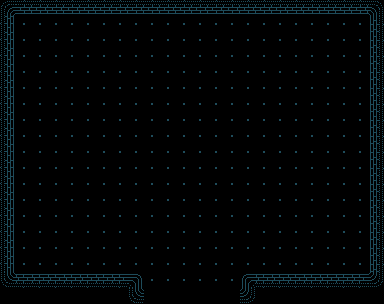

A 2D game scene composited from a Tiled map and its tileset images. What follows is a short description and the map's XML, with every tile layer's data as written:
An orthogonal 24x19 tile map with 16x16 px tiles, 2 tile layers (Floor, Walls), 2 tilesets and 13 objects (5x Gravestone, 5x Burial Mound, T_Nest, S_Nest).

<map version="1.5" tiledversion="1.7.2" orientation="orthogonal" renderorder="right-down" width="24" height="19" tilewidth="16" tileheight="16" infinite="0" nextlayerid="6" nextobjectid="28">
 <tileset firstgid="1" source="../../Floor.tsx" />
 <tileset firstgid="129" source="Sprites.tsx" />
 <layer id="2" name="Floor" width="24" height="19">
  <data encoding="csv">
1,1,1,1,1,1,1,1,1,1,1,1,1,1,1,1,1,1,1,1,1,1,1,1,
1,1,1,1,1,1,1,1,1,1,1,1,1,1,1,1,1,1,1,1,1,1,1,1,
1,1,1,1,1,1,1,1,1,1,1,1,1,1,1,1,1,1,1,1,1,1,1,1,
1,1,1,1,1,1,1,1,1,1,1,1,1,1,1,1,1,1,1,1,1,1,1,1,
1,1,1,1,1,1,1,1,1,1,1,1,1,1,1,1,1,1,1,1,1,1,1,1,
1,1,1,1,1,1,1,1,1,1,1,1,1,1,1,1,1,1,1,1,1,1,1,1,
1,1,1,1,1,1,1,1,1,1,1,1,1,1,1,1,1,1,1,1,1,1,1,1,
1,1,1,1,1,1,1,1,1,1,1,1,1,1,1,1,1,1,1,1,1,1,1,1,
1,1,1,1,1,1,1,1,1,1,1,1,1,1,1,1,1,1,1,1,1,1,1,1,
1,1,1,1,1,1,1,1,1,1,1,1,1,1,1,1,1,1,1,1,1,1,1,1,
1,1,1,1,1,1,1,1,1,1,1,1,1,1,1,1,1,1,1,1,1,1,1,1,
1,1,1,1,1,1,1,1,1,1,1,1,1,1,1,1,1,1,1,1,1,1,1,1,
1,1,1,1,1,1,1,1,1,1,1,1,1,1,1,1,1,1,1,1,1,1,1,1,
1,1,1,1,1,1,1,1,1,1,1,1,1,1,1,1,1,1,1,1,1,1,1,1,
1,1,1,1,1,1,1,1,1,1,1,1,1,1,1,1,1,1,1,1,1,1,1,1,
1,1,1,1,1,1,1,1,1,1,1,1,1,1,1,1,1,1,1,1,1,1,1,1,
1,1,1,1,1,1,1,1,1,1,1,1,1,1,1,1,1,1,1,1,1,1,1,1,
1,1,1,1,1,1,1,1,1,1,1,1,1,1,1,1,1,1,1,1,1,1,1,1,
0,0,0,0,0,0,0,0,0,0,0,0,0,0,0,0,0,0,0,0,0,0,0,0
</data>
 </layer>
 <layer id="1" name="Walls" width="24" height="19">
  <data encoding="csv">
50,21,21,21,21,21,21,21,21,21,21,21,21,21,21,21,21,21,21,21,21,21,21,49,
35,0,0,0,0,0,0,0,0,0,0,0,0,0,0,0,0,0,0,0,0,0,0,34,
35,0,0,0,0,0,0,0,0,0,0,0,0,0,0,0,0,0,0,0,0,0,0,34,
35,0,0,0,0,0,0,0,0,0,0,0,0,0,0,0,0,0,0,0,0,0,0,34,
35,0,0,0,0,0,0,0,0,0,0,0,0,0,0,0,0,0,0,0,0,0,0,34,
35,0,0,0,0,0,0,0,0,0,0,0,0,0,0,0,0,0,0,0,0,0,0,34,
35,0,0,0,0,0,0,0,0,0,0,0,0,0,0,0,0,0,0,0,0,0,0,34,
35,0,0,0,0,0,0,0,0,0,0,0,0,0,0,0,0,0,0,0,0,0,0,34,
35,0,0,0,0,0,0,0,0,0,0,0,0,0,0,0,0,0,0,0,0,0,0,34,
35,0,0,0,0,0,0,0,0,0,0,0,0,0,0,0,0,0,0,0,0,0,0,34,
35,0,0,0,0,0,0,0,0,0,0,0,0,0,0,0,0,0,0,0,0,0,0,34,
35,0,0,0,0,0,0,0,0,0,0,0,0,0,0,0,0,0,0,0,0,0,0,34,
35,0,0,0,0,0,0,0,0,0,0,0,0,0,0,0,0,0,0,0,0,0,0,34,
35,0,0,0,0,0,0,0,0,0,0,0,0,0,0,0,0,0,0,0,0,0,0,34,
35,0,0,0,0,0,0,0,0,0,0,0,0,0,0,0,0,0,0,0,0,0,0,34,
35,0,0,0,0,0,0,0,0,0,0,0,0,0,0,0,0,0,0,0,0,0,0,34,
35,0,0,0,0,0,0,0,0,0,0,0,0,0,0,0,0,0,0,0,0,0,0,34,
37,33,33,33,33,33,33,33,60,0,0,0,0,0,0,59,33,33,33,33,33,33,33,36,
0,0,0,0,0,0,0,0,37,0,0,0,0,0,0,36,0,0,0,0,0,0,0,0
</data>
 </layer>
 <objectgroup id="3" name="Objects">
  <object id="3" gid="131" x="192" y="313" width="96" height="50" rotation="180" />
  <object id="8" template="../../Object.tx" name="Gravestone" gid="139" x="240" y="51" width="25" height="28">
   <properties>
    <property name="AutoCollider" type="bool" value="true" />
    <property name="ColliderHeightP" type="float" value="50" />
    <property name="ColliderOffsetY" type="float" value="7" />
    <property name="ColliderWidthP" type="float" value="100" />
    <property name="Depth" type="bool" value="true" />
    <property name="Interaction" value="Tombstone" />
    <property name="Solid" type="bool" value="true" />
   </properties>
  </object>
  <object id="13" template="../../Object.tx" name="Burial Mound" gid="140" x="241" y="84" width="25" height="36">
   <properties>
    <property name="AutoCollider" type="bool" value="true" />
    <property name="Depth" type="bool" value="false" />
    <property name="Interaction" value="BurialMound" />
    <property name="RenderLayer" type="int" value="11" />
    <property name="Solid" type="bool" value="false" />
   </properties>
  </object>
  <object id="14" template="../../Object.tx" name="Gravestone" gid="139" x="192" y="51" width="25" height="28">
   <properties>
    <property name="AutoCollider" type="bool" value="true" />
    <property name="ColliderHeightP" type="float" value="50" />
    <property name="ColliderOffsetY" type="float" value="7" />
    <property name="ColliderWidthP" type="float" value="100" />
    <property name="Depth" type="bool" value="true" />
    <property name="Interaction" value="Tombstone" />
    <property name="Solid" type="bool" value="true" />
   </properties>
  </object>
  <object id="15" template="../../Object.tx" name="Burial Mound" gid="140" x="193" y="84" width="25" height="36">
   <properties>
    <property name="AutoCollider" type="bool" value="true" />
    <property name="Depth" type="bool" value="false" />
    <property name="Interaction" value="BurialMound" />
    <property name="RenderLayer" type="int" value="11" />
    <property name="Solid" type="bool" value="false" />
   </properties>
  </object>
  <object id="16" template="../../Object.tx" name="Gravestone" gid="139" x="142" y="51" width="25" height="28">
   <properties>
    <property name="AutoCollider" type="bool" value="true" />
    <property name="ColliderHeightP" type="float" value="50" />
    <property name="ColliderOffsetY" type="float" value="7" />
    <property name="ColliderWidthP" type="float" value="100" />
    <property name="Depth" type="bool" value="true" />
    <property name="Interaction" value="Tombstone" />
    <property name="Solid" type="bool" value="true" />
   </properties>
  </object>
  <object id="17" template="../../Object.tx" name="Burial Mound" gid="140" x="143" y="84" width="25" height="36">
   <properties>
    <property name="AutoCollider" type="bool" value="true" />
    <property name="Depth" type="bool" value="false" />
    <property name="Interaction" value="BurialMound" />
    <property name="RenderLayer" type="int" value="11" />
    <property name="Solid" type="bool" value="false" />
   </properties>
  </object>
  <object id="18" template="../../Object.tx" name="Gravestone" gid="139" x="94" y="51" width="25" height="28">
   <properties>
    <property name="AutoCollider" type="bool" value="true" />
    <property name="ColliderHeightP" type="float" value="50" />
    <property name="ColliderOffsetY" type="float" value="7" />
    <property name="ColliderWidthP" type="float" value="100" />
    <property name="Depth" type="bool" value="true" />
    <property name="Interaction" value="Tombstone" />
    <property name="Solid" type="bool" value="true" />
   </properties>
  </object>
  <object id="19" template="../../Object.tx" name="Burial Mound" gid="140" x="95" y="84" width="25" height="36">
   <properties>
    <property name="AutoCollider" type="bool" value="true" />
    <property name="Depth" type="bool" value="false" />
    <property name="Interaction" value="BurialMound" />
    <property name="RenderLayer" type="int" value="11" />
    <property name="Solid" type="bool" value="false" />
   </properties>
  </object>
  <object id="22" template="../../Object.tx" name="Gravestone" gid="139" x="288" y="51" width="25" height="28">
   <properties>
    <property name="AutoCollider" type="bool" value="true" />
    <property name="ColliderHeightP" type="float" value="50" />
    <property name="ColliderOffsetY" type="float" value="7" />
    <property name="ColliderWidthP" type="float" value="100" />
    <property name="Depth" type="bool" value="true" />
    <property name="Interaction" value="Tombstone" />
    <property name="Solid" type="bool" value="true" />
   </properties>
  </object>
  <object id="23" template="../../Object.tx" name="Burial Mound" gid="140" x="289" y="84" width="25" height="36">
   <properties>
    <property name="AutoCollider" type="bool" value="true" />
    <property name="Depth" type="bool" value="false" />
    <property name="Interaction" value="BurialMound" />
    <property name="RenderLayer" type="int" value="11" />
    <property name="Solid" type="bool" value="false" />
   </properties>
  </object>
 </objectgroup>
 <objectgroup id="5" name="Transitions">
  <object id="1" name="T_Nest" x="144" y="288" width="96" height="16" />
  <object id="2" name="S_Nest" x="192" y="240">
   <point />
  </object>
 </objectgroup>
</map>